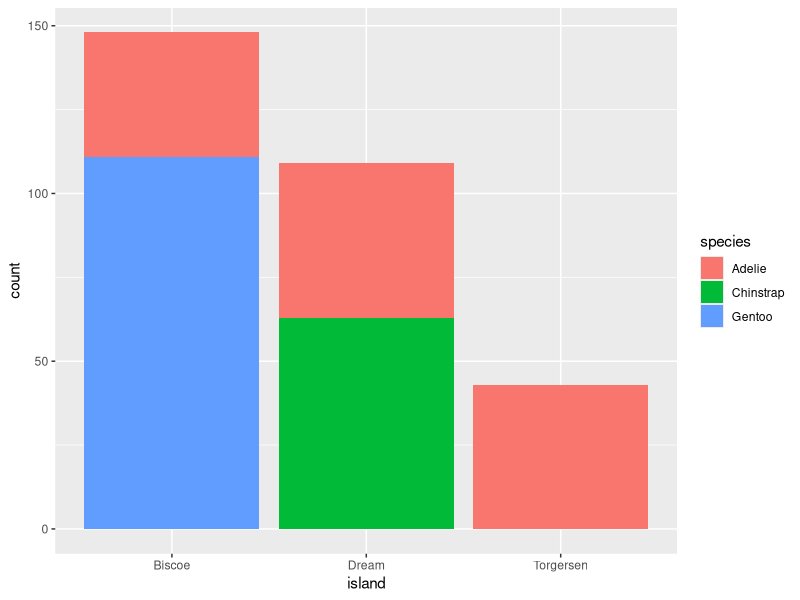
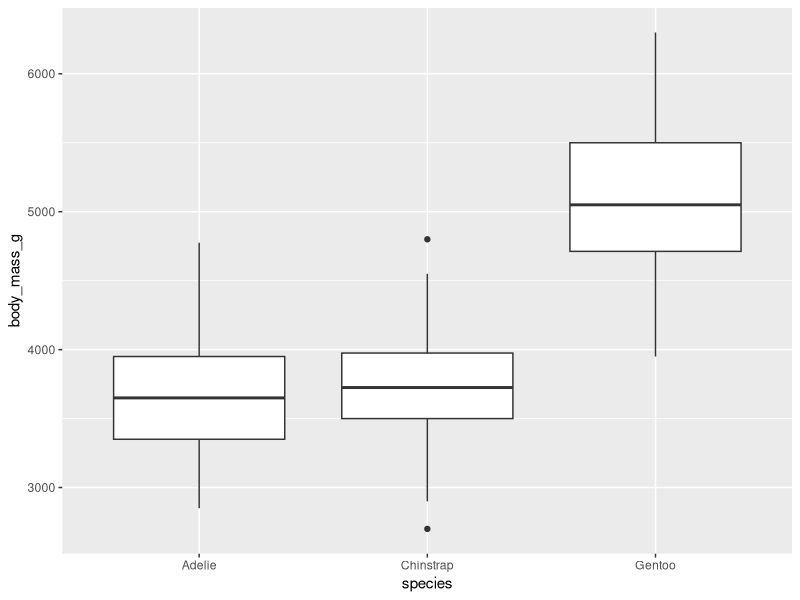
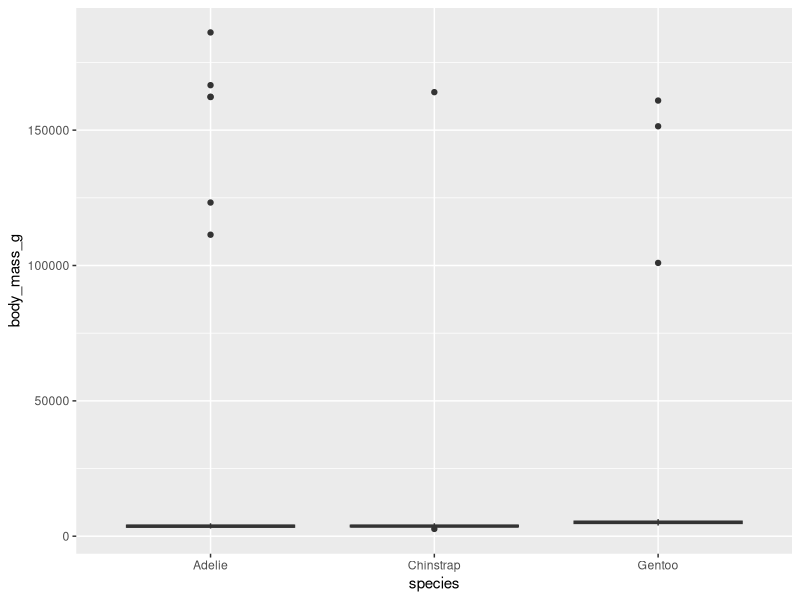
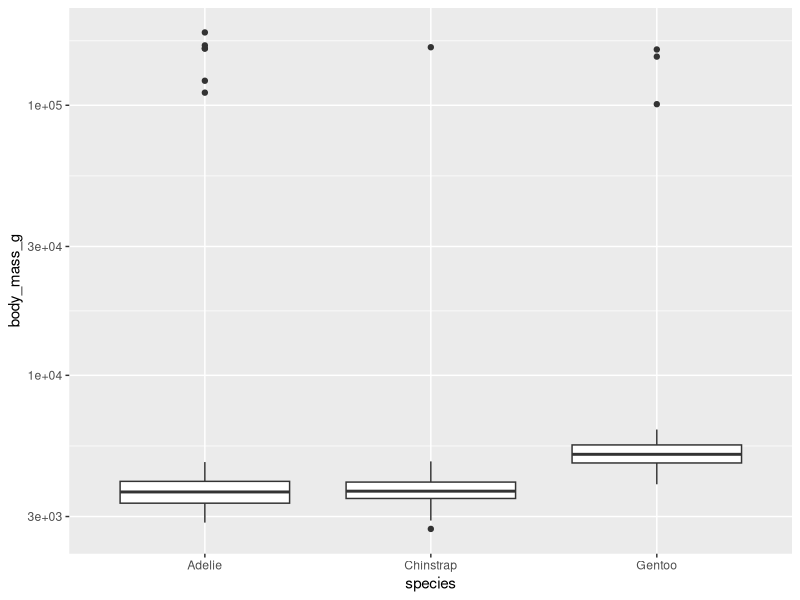
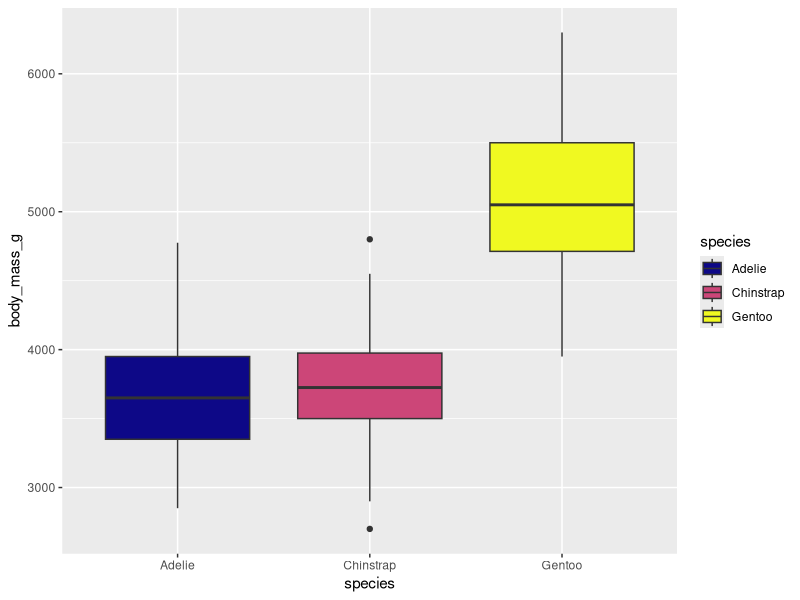
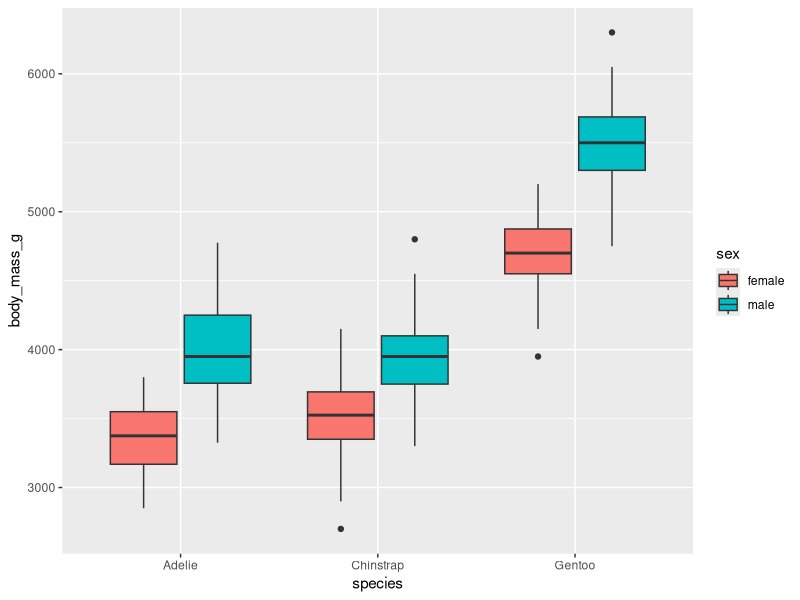
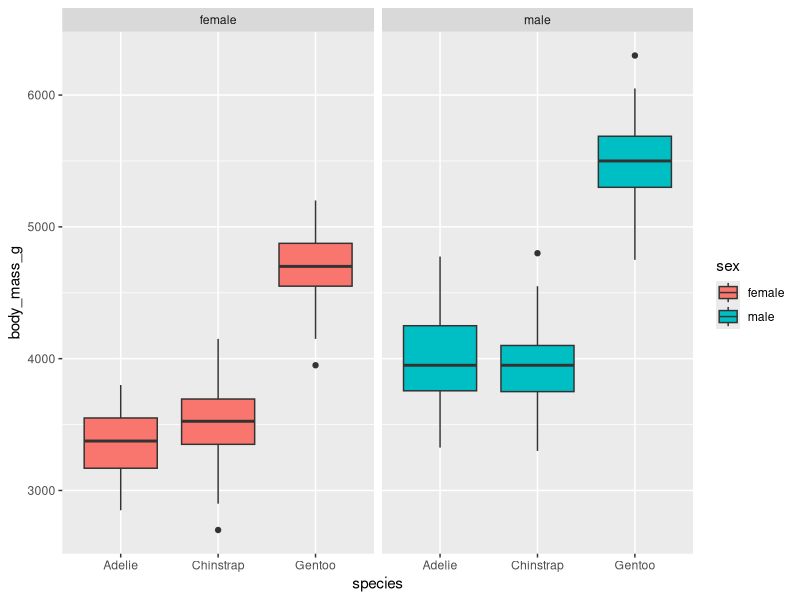
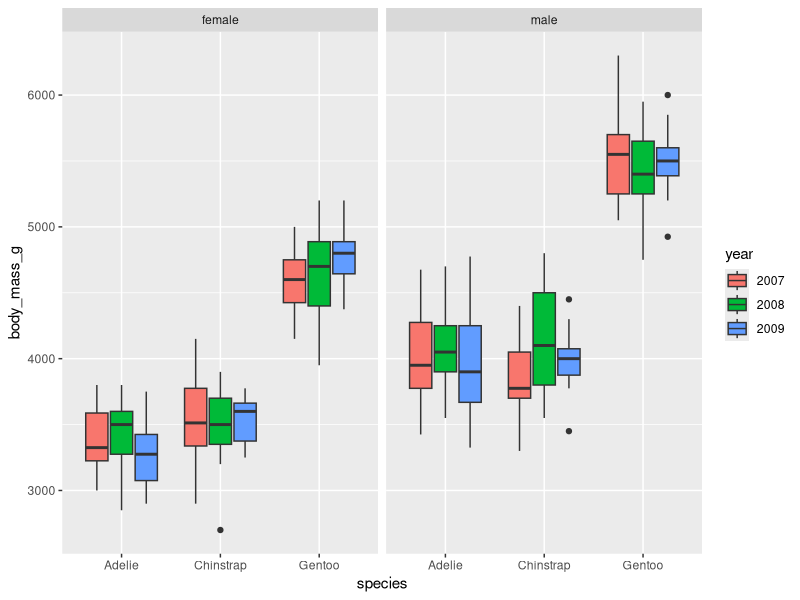

R code for these plots, in order:
## ---- chunk 1
# Set global options
knitr::opts_chunk$set(attr.output = "style='border: 1px; border-style: solid; margin-left: 10px; margin-right: 10px;'")
## ---- chunk 2
peng_auto <- readr::read_csv("assets/data/r-tidyverse/penguins.csv")
## ---- chunk 3
peng <- readr::read_csv(
  "assets/data/r-tidyverse/penguins.csv",
  col_types = "iccddcc" # this string encodes the desired types for each column
)
## ---- chunk 4
peng
## ---- chunk 5
library(ggplot2) # Loading a library to use its functions without ::
## ---- chunk 6
ggplot(          # Every plot starts with a call to the ggplot() function
  data = peng    # This function can also take the input tibble
) +              # The plot consists of individual functions linked with "+"
  geom_bar(        # "geoms" define the plot layers we want to draw
    mapping = aes(   # The aes() function maps variables to visual properties
      x = island,      # publication_year -> x-axis
      fill = species   # community_type -> fill color
    )
  )
## ---- chunk 7
ggplot(peng) +
  geom_boxplot(aes(x = species, y = body_mass_g))
## ---- chunk 8
set.seed(1234) # We set a seed for reproducible randomness
peng_out <- peng
peng_out$body_mass_g[sample(1:nrow(peng_out), 10)] <- 100000 + 100000 * runif(10)
## ---- chunk 9
ggplot(peng_out) +
  geom_boxplot(aes(x = species, y = body_mass_g))
## ---- chunk 10
ggplot(peng_out) +
  geom_boxplot(aes(x = species, y = body_mass_g)) +
  scale_y_log10() # adding the log-scale improves readability
## ---- chunk 11
ggplot(peng) +
  geom_boxplot(aes(x = species, y = body_mass_g, fill = species)) +
  scale_fill_viridis_d(option = "C")
## ---- chunk 12
ggplot(peng) +
  geom_boxplot(aes(x = species, y = body_mass_g, fill = sex))
## ---- chunk 13
ggplot(peng) +
  geom_boxplot(aes(x = species, y = body_mass_g, fill = sex)) +
  facet_wrap(~sex)
## ---- chunk 14
ggplot(peng) +
  geom_boxplot(aes(x = species, y = body_mass_g, fill = year)) +
  facet_wrap(~sex)
## ---- chunk 15
ggplot(peng) +
  geom_boxplot(aes(x = species, y = body_mass_g, fill = year)) +
  facet_wrap(~sex) +
  theme(axis.text.x = element_text(angle = 45, hjust = 1, vjust = 1))
## ---- chunk 16

## ---- chunk 17

## ---- chunk 18
?mtcars
## ---- chunk 19
ggplot(mtcars) +
  geom_point(aes(x = hp, y = qsec))
## ---- chunk 20
ggplot(mtcars) +
  geom_point(aes(x = hp, y = qsec, color = as.factor(cyl)))
## ---- chunk 21
# technical adjustments for rendering
old_options <- options(
  pillar.print_max = 5,
  pillar.print_min = 5,
  pillar.advice = FALSE
)
## ---- chunk 22
dplyr::select(peng, id, flipper_length_mm) # reduce tibble to two columns
dplyr::select(peng, -island, -flipper_length_mm) # remove two columns 
## ---- chunk 23
dplyr::filter(peng, year == 2007) # penguins examined in 2007
dplyr::filter(peng, year == 2007 |
                    year == 2009) # penguins examined in 2007 OR 2009
dplyr::filter(peng,                    # an alternative way to express
              year %in% c(2007, 2009)) # OR with the match operator "%in%"
dplyr::filter(peng, species == "Adelie" & 
                    body_mass_g >= 4000) # Adelie penguins heavier than 4kg
## ---- chunk 24
library(magrittr)
peng %>% dplyr::filter(year == 2007)
## ---- chunk 25
peng %>%
  dplyr::select(id, species, body_mass_g) %>%
  dplyr::filter(species == "Adelie" & body_mass_g >= 4000) %>%
  nrow() # count the resulting rows
## ---- chunk 26
peng %>%
  dplyr::filter(island == "Biscoe") %$%
  species %>% # extract the species column as a vector
  unique()    # get the unique elements of said vector
## ---- chunk 27
chinstraps_weights <- peng %>% dplyr::filter(species == "Chinstrap") %$% body_mass_g

length(chinstraps_weights) # length/size of a vector
unique(chinstraps_weights) # unique elements of a vector

min(chinstraps_weights) # minimum
max(chinstraps_weights) # maximum

mean(chinstraps_weights) # mean
median(chinstraps_weights) # median

var(chinstraps_weights) # variance
sd(chinstraps_weights) # standard deviation
quantile(chinstraps_weights, probs = 0.75) # quantiles for the given probabilities
## ---- chunk 28
peng %>%
  dplyr::group_by(species) %>% # group the tibble by the material column
  dplyr::summarise(
    min_weight = min(body_mass_g),       # new col: min weight for each group
    median_weight = median(body_mass_g), # new col: median weight for each group
    max_weight = max(body_mass_g)        # new col: max weight for each group
  )
## ---- chunk 29
peng %>%
  dplyr::group_by(species, year) %>% # group by species and year
  dplyr::summarise(
    n = dplyr::n(),  # a new column: number of penguins for each group
    .groups = "drop" # drop the grouping after this summary operation
  )
## ---- chunk 30
peng %>% dplyr::arrange(sex) # sort by sex
peng %>% dplyr::arrange(sex, body_mass_g) # sort by sex and weight
peng %>% dplyr::arrange(dplyr::desc(body_mass_g)) # sort descending
## ---- chunk 31
peng %>%
  dplyr::group_by(species) %>% # group by species
  dplyr::arrange(dplyr::desc(body_mass_g)) %>% # sort by weight within (!) groups
  dplyr::slice_head(n = 3) %>% # keep the first three penguins per group
  dplyr::ungroup()             # remove the still lingering grouping
## ---- chunk 32
peng %>% dplyr::slice_sample(n = 10)
## ---- chunk 33

## ---- chunk 34

## ---- chunk 35

## ---- chunk 36
mtcars %>%
  dplyr::filter(gear == 4) %>%
  nrow()
## ---- chunk 37
mtcars %>% dplyr::group_by(cyl) %>%
  dplyr::summarise(
    qsec_mean = mean(qsec)
  )
## ---- chunk 38
mtcars2 <- tibble::rownames_to_column(mtcars, var = "car")
mtcars2 %>%
  dplyr::group_by(am) %>%
  dplyr::arrange(mpg) %>%
  dplyr::slice_head() %$%
  car
## ---- chunk 39
peng %>% dplyr::rename(penguin_name = id) # rename a column
## ---- chunk 40
peng %>% dplyr::relocate(year, .before = species) # reorder columns
## ---- chunk 41
peng %>%
  dplyr::mutate(          # add a column that
    kg = body_mass_g/1000 # manipulates an existing column
  )
## ---- chunk 42
peng %>%
  dplyr::transmute(
    id = paste("Penguin Nr.", id), # overwrite this column
    flipper_length_mm               # select this column
)
## ---- chunk 43
peng %>% tibble::add_column(
  flipper_length_cm = .$flipper_length_mm/10, # not the . representing the LHS of the pipe
  .after = "flipper_length_mm"
)
## ---- chunk 44
peng %>%
  dplyr::group_by(species, sex, year) %>%
  dplyr::mutate(
    mean_weight = mean(body_mass_g, na.rm = T),
    relation_to_mean = body_mass_g/mean_weight
  ) %>%
  dplyr::ungroup() %>% # ungroup removes lingering grouping
  dplyr::select(id, species, sex, year, relation_to_mean) %>%
  # mutate does not remove rows, unlike summarise, so we use select
  dplyr::arrange(dplyr::desc(relation_to_mean))
## ---- chunk 45
peng %>% dplyr::mutate(
  weight = ifelse(
    test = body_mass_g >= 4200, # is weight below or above mean weight?
    yes = "above mean",
    no = "below mean"
  )
)
## ---- chunk 46
peng %>% dplyr::mutate(
  weight = dplyr::case_when(
    body_mass_g >= 4200 ~ "above mean", # the number of conditions is arbitrary
    body_mass_g < 4200  ~ "below mean",
    TRUE                ~ "unknown"     # TRUE catches all remaining cases
  )
)
## ---- chunk 47
peng %>% dplyr::mutate(
  island_rating = dplyr::case_match(
    island,
    "Torgersen" ~ "My favourite island",
    "Biscoe"    ~ "Overrated tourist trap",
    "Dream"     ~ "Lost my wallet there. 4/10"
  )
) %>%
  dplyr::group_by(island, island_rating) %>%
  dplyr::summarise() # here we use group_by+summarise only to show the result
## ---- chunk 48
carsales <- tibble::tribble(
  ~brand, ~`2014`, ~`2015`, ~`2016`, ~`2017`,
  "BMW",  20,      25,      30,      45,
  "VW",   67,      40,     120,      55
)
carsales
## ---- chunk 49
carsales_long <- carsales %>% tidyr::pivot_longer(
  cols = tidyselect::num_range("", range = 2014:2017), # set of columns to transform
  names_to = "year",            # the name of the descriptor column we want
  names_transform = as.integer, # a transformation function to apply to the names
  values_to = "sales"           # the name of the value column we want
)
carsales_long
## ---- chunk 50
carsales_wide <- carsales_long %>% tidyr::pivot_wider(
  id_cols = "brand",  # the set of id columns that should not be changed
  names_from = year,  # the descriptor column with the names of the new columns
  values_from = sales # the value column from which the values should be extracted
)
carsales_wide
## ---- chunk 51

## ---- chunk 52

## ---- chunk 53

## ---- chunk 54
mtcars %>%
  dplyr::relocate(gear, .before = mpg) %>%
  tibble::as_tibble() # transforming the raw dataset to a tibble
                      # for better printing
## ---- chunk 55
mtcars2 <- mtcars %>% dplyr::mutate(
  gear,
  am_v = dplyr::case_match(
    am,
    0 ~ "automatic",
    1 ~ "manual"
  )
) %>% tibble::as_tibble()
mtcars2
## ---- chunk 56
mtcars2 %>%
  dplyr::group_by(am_v, gear) %>%
  dplyr::tally() %>% # dplyr::tally() is identical to
                     # dplyr::summarise(n = dplyr::n())
                     # it counts the number of entities in a group
  tidyr::pivot_wider(
    names_from = am_v,
    values_from = n
  )
## ---- chunk 57
bills <- readr::read_csv("assets/data/r-tidyverse/penguin_bills_2009.csv")
print(bills, n = 5)
## ---- chunk 58
dplyr::left_join(
  x = peng,  # 300 observations
  y = bills, # 300 observations
  by = "id"  # the key column by which to join
)
## ---- chunk 59
dplyr::right_join(
  x = peng,  # 300 observations
  y = bills, # 300 observations
  by = "id"
) %>% dplyr::arrange(id)
## ---- chunk 60
dplyr::inner_join(
  x = peng,  # 300 observations
  y = bills, # 300 observations
  by = "id"
)
## ---- chunk 61
dplyr::full_join(
  x = peng,  # 300 observations
  y = bills, # 300 observations
  by = "id"
)
## ---- chunk 62
dplyr::semi_join(
  x = peng,  # 300 observations
  y = bills, # 300 observations
  by = "id"
)
## ---- chunk 63
dplyr::anti_join(
  x = peng,  # 300 observations
  y = bills, # 300 observations
  by = "id"
)
## ---- chunk 64
gear_opinions <- tibble::tibble(gear = c(3, 5), opinion = c("boring", "wow"))
## ---- chunk 65

## ---- chunk 66

